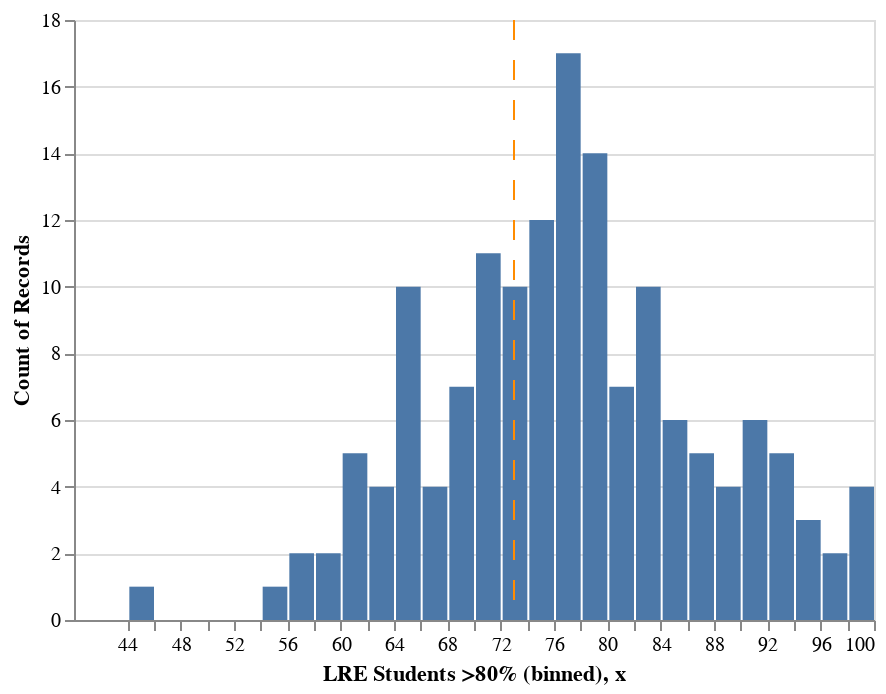

The code cell stored with this chart in its notebook:
### Code cell
chart = alt.Chart(df_large).mark_bar().encode(
    alt.X("LRE Students >80%", bin=alt.Bin(maxbins=30)),
    y='count()',
)

line = alt.Chart(pd.DataFrame({'x': [73]})).mark_rule(strokeDash=[10, 10], color="darkorange").encode(x='x')

chart + line

### Figure 1 — Vega-Lite specification as saved in the notebook (floating-point values rounded to 4 significant figures; data arrays with more than 128 entries replaced by an {"elided": "..."} marker saying what was removed)
{"config": {"view": {"continuousWidth": 400, "continuousHeight": 300}}, "layer": [{"data": {"name": "data-a71a7da64240768cb1940bc05b0f6806"}, "mark": "bar", "encoding": {"x": {"type": "quantitative", "bin": {"maxbins": 30}, "field": "LRE Students >80%"}, "y": {"type": "quantitative", "aggregate": "count"}}}, {"data": {"name": "data-6a5e6f8593b262c4f73875a5b0b2d412"}, "mark": {"type": "rule", "color": "darkorange", "strokeDash": [10, 10]}, "encoding": {"x": {"type": "quantitative", "field": "x"}}}], "$schema": "https://vega.github.io/schema/vega-lite/v4.8.1.json", "datasets": {"data-a71a7da64240768cb1940bc05b0f6806": {"elided": "152 records"}, "data-6a5e6f8593b262c4f73875a5b0b2d412": [{"x": 73}]}}
